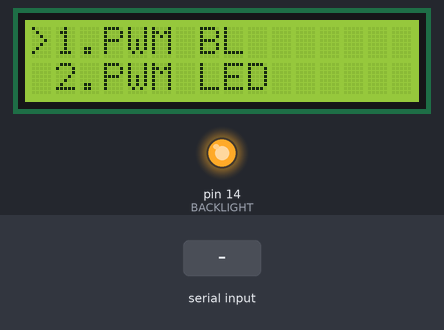
Recording of a sketch running on a simulated Arduino Uno, built with avr-gcc and run on an emulated ATmega328P. Parts: 16×2 character LCD, output pins drawn as LEDs (lit = HIGH). Wiring (inferred from the names in the program): character LCD (HD44780): RS pin 3; R/W pin 4; E pin 5; data pin 6, pin 7, pin 8, pin 9, pin 10, pin 11, pin 12, pin 13. The test bench sets the inputs (shaded band). Pins used as bus, display or sensor lines are not drawn.

Above: at 1.2 s.
1.3 s: "s" received over Serial
At 2.3 s:
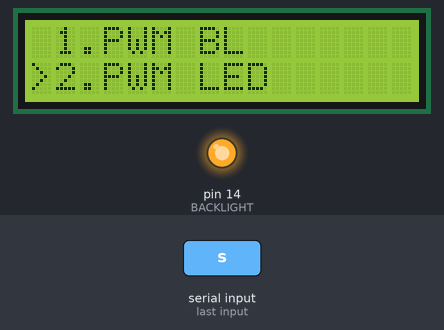
2.8 s: "s" received over Serial
At 3.7 s:
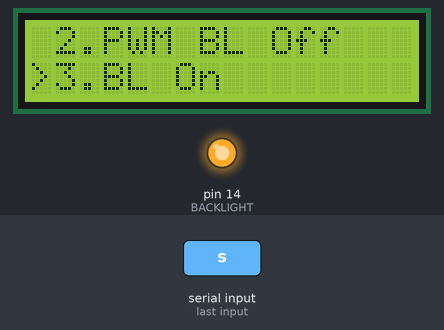
4.3 s: "w" received over Serial
At 4.6 s:
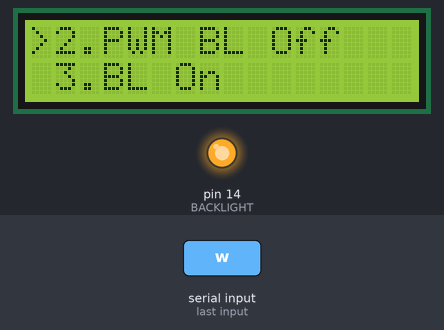
Timing chart, 0 to 7.3 s (numbered marks = the images above; inputs shaded):
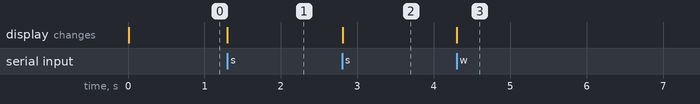

The sketch:

lcd2.ino
```cpp
#include <Arduino.h>
#include <stdarg.h>

#define RS 3
#define RW 4
#define EN 5
#define DB0 6
#define DB1 7
#define DB2 8
#define DB3 9
#define DB4 10
#define DB5 11
#define DB6 12
#define DB7 13
#define BACKLIGHT 14

enum charLCDLine{
    LINE1 = 1,
    LINE2,
    LINE3,
    LINE4
};

enum {
    MAINMENU = 0,
    SUBMENU_1,
    SUBMENU_2,
    SUBMENU_3,
    SUBMENU_4
};

enum {
    DISABLE = 0,
    ENABLE
};

char buf[50];

char menu = MAINMENU;

char *lcdMenu[] = {
    ">1.PWM BL       ",
    " 2.PWM LED      ",
    " 3.Servo Motor  ",
    " 4.ADC          "
};

char *lcdSubMenuBacklight[] = {
    ">1.PWM BL On    ",
    " 2.PWM BL Off   ",
    " 3.BL On        ",
    " 4.BL Off       ",
    " 5.Back         ",
    " 6.HOME         "
};

// #define NUMOFSUBMENU_BACKLIGHT 6

char numSubmenu[] = { 6, 5, 4, 3};

void setup()
{
    Serial.begin(9600);
    pinMode(BACKLIGHT, OUTPUT);
    digitalWrite(BACKLIGHT, HIGH);

    for (int i = 0; i < 11; i++) {
        pinMode(RS + i, OUTPUT);
    }

    digitalWrite(RS, HIGH);
    digitalWrite(RW, LOW);

    charLCDInst8(0x30);
    charLCDInst8(0x30);
    charLCDInst8(0x30);
    charLCDInst8(0x38);
    charLCDInst8(0x06);
    charLCDInst8(0x0C);
    charLCDInst8(0x80);
    charLCDInst8(0x01);

    delay(2);

    cursorSet(LINE1, 0);
    printfCharLCD("%s", lcdMenu[0]);
    cursorSet(LINE2, 0);
    printfCharLCD("%s", lcdMenu[1]);

}

int count = 0;
char linePos = LINE1;
char menuPos = LINE1;
char enterPos = LINE1;

unsigned long curMicros = 0;
unsigned long preMicros = 0;
unsigned long curMillis = 0;
unsigned long preMillis = 0;

int pwmCount = 0;
int pwmDuty = 1;

char toggleFlagLine1 = 0;
char toggleFlagLine2 = 0;

char backlightPwmEnable = 0;

void loop()
{
    curMicros = micros();
    curMillis = millis();

    if (backlightPwmEnable == 1) {

        if (curMicros - preMillis > 100) {
            preMicros = curMicros;

            pwmCount++;
            if (pwmCount == 100) {
                pwmCount = 0;
                digitalWrite(BACKLIGHT, HIGH);
            } else if (pwmCount == pwmDuty) {
                digitalWrite(BACKLIGHT, LOW);
            }
        }

        if (curMillis - preMillis > 50) {
            preMillis = curMillis;

            pwmDuty++;

            if (pwmDuty == 99) {
                pwmDuty = 1;
            }
        }
    } else {
        digitalWrite(BACKLIGHT, HIGH);
    }

    if (Serial.available()) {
        char inKey = Serial.read();

        if (inKey == 'w') {
            // Serial.println("up");
            if (linePos == LINE2) {
                linePos = LINE1;
                cursorSet(LINE2, 0);
                printfCharLCD(" ");
                cursorSet(LINE1, 0);
                printfCharLCD(">");
            } else {
                if (menu == MAINMENU) {
                    menuPos--;
                    if (menuPos > 0) {
                        for (int i = 0; i < 2; i++) {
                            cursorSet(LINE1 + i, 0);
                            printfCharLCD("%s", lcdMenu[menuPos - 1 + i]);
                        }
                        cursorSet(LINE1, 0);
                        printfCharLCD(">");
                    } else {
                        menuPos = 1;
                    }

                } else if (menu == SUBMENU_1) {
                    menuPos--;
                    if (menuPos > 0){
                        for (int i = 0; i < 2; i++) {
                            cursorSet(LINE1 + i, 0);
                            printfCharLCD("%s", lcdSubMenuBacklight[menuPos - 1 + i]);
                        }
                        cursorSet(LINE1, 0);
                        printfCharLCD(">");
                    } else {
                        menuPos = 1;
                    }
                }
            }
        } else if (inKey == 's') {
            // Serial.println("down");
            if (linePos == LINE1) {
                linePos = LINE2;
                cursorSet(LINE1, 0);
                printfCharLCD(" ");
                cursorSet(LINE2, 0);
                printfCharLCD(">");
            } else {

                if (menu == MAINMENU) {
                    menuPos++;
                    if (menuPos <  4){
                        for (int i = 0; i < 2; i++) {
                            cursorSet(LINE1 + i, 0);
                            printfCharLCD("%s", lcdSubMenuBacklight[menuPos - 1 + i]);
                        }
                        cursorSet(LINE2, 0);
                        printfCharLCD(">");
                    } else {
                        menuPos = 3;
                    }

                } else if (menu == SUBMENU_1) {
                    menuPos++;
                    if (menuPos <  6){
                        for (int i = 0; i < 2; i++) {
                            cursorSet(LINE1 + i, 0);
                            printfCharLCD("%s", lcdSubMenuBacklight[menuPos - 1 + i]);
                        }
                        cursorSet(LINE2, 0);
                        printfCharLCD(">");
                    } else {
                        menuPos = 5;
                    }
                }
            }
        } else if (inKey == ' ') {
            enterPos = linePos + menuPos - 1;

            if (enterPos == LINE1) {

                menu = SUBMENU_1;
                menuPos = LINE1;

                for (int i = 0; i < 2; i++) {
                    cursorSet(LINE1 + i, 0);
                    printfCharLCD("%s", lcdSubMenuBacklight[menuPos - 1 + i]);
                }
                // Serial.println("1");
                // if (toggleFlagLine1 == 0) {
                //     toggleFlagLine1 = 1;
                //     backlightPwmEnable = 1;
                // } else {
                //     toggleFlagLine1 = 0;
                //     backlightPwmEnable = 0;
                // }
            }
            // } else if (enterPos == LINE2) {
            //     // Serial.println("2");
            //     if (toggleFlagLine2 == 0) {
            //         toggleFlagLine2 = 1;
            //         backlightPwmEnable = DISABLE;
            //         digitalWrite(BACKLIGHT, LOW);
            //     } else {
            //         toggleFlagLine2 = 0;
            //         backlightPwmEnable = ENABLE;
            //         digitalWrite(BACKLIGHT, HIGH);
            //     }
            // }
        }
    }

    // charLCDInst8(0xC0);

    // printfCharLCD("count : %d", count++);

    // delay(1000);
}

void cursorSet(char line, char column) {

    if (line == LINE1) {
        charLCDInst8(0x80 | column);
    } else if (line == LINE2) {
        charLCDInst8(0xC0 | column);
    }
}

void charLCDInst8(unsigned char inst) {

    digitalWrite(RS, LOW);

    for (int i = 0; i < 8; i++) {
        if (inst & (0x01 << i)) {
            digitalWrite(DB0 + i, HIGH);
        } else {
            digitalWrite(DB0 + i, LOW);
        }
    }

    digitalWrite(EN, HIGH);
    digitalWrite(EN, LOW);

    digitalWrite(RS, HIGH);

    delayMicroseconds(50);
}

void charLCDData8(unsigned char inst) {

    for (int i = 0; i < 11; i++) {
        pinMode(RS + 1, OUTPUT);
    }

    for (int i = 0; i < 8; i++) {
        if (inst & (0x01 << i)) {
            digitalWrite(DB0 + i, HIGH);
        } else {
            digitalWrite(DB0 + i, LOW);
        }
    }

    digitalWrite(EN, HIGH);
    digitalWrite(EN, LOW);

    delayMicroseconds(50);
}

void charLCDString(char *str) {
    for (int i = 0; i < strlen(str); i++) {
        //charLCDData8(*(str + i));
        charLCDData8(str[i]);
    }
}
void printfCharLCD(char *format, ...)
{
	char buf[512];
	va_list arglist;

	va_start(arglist, format);
	vsprintf(buf, format, arglist);
	va_end(arglist);
    charLCDString(buf);
}
```

Measured:
- after the input at 1.3 s, the display: changes at once (image 1)
- after the input at 2.8 s, the display: changes at once (image 2)
- after the input at 4.3 s, the display: changes at once (image 3)
